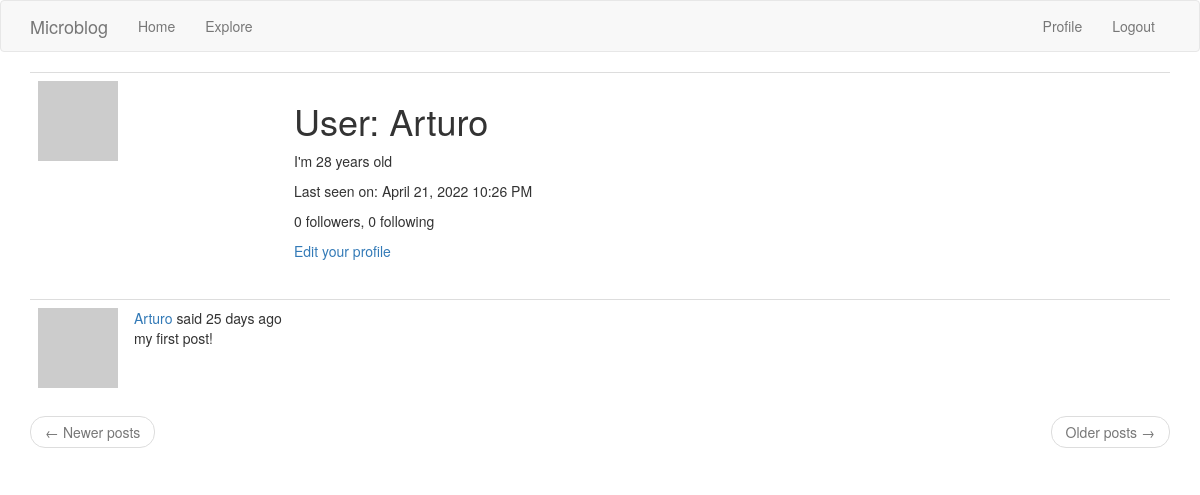
Before: /user/Arturo (signed in) with the older database file.
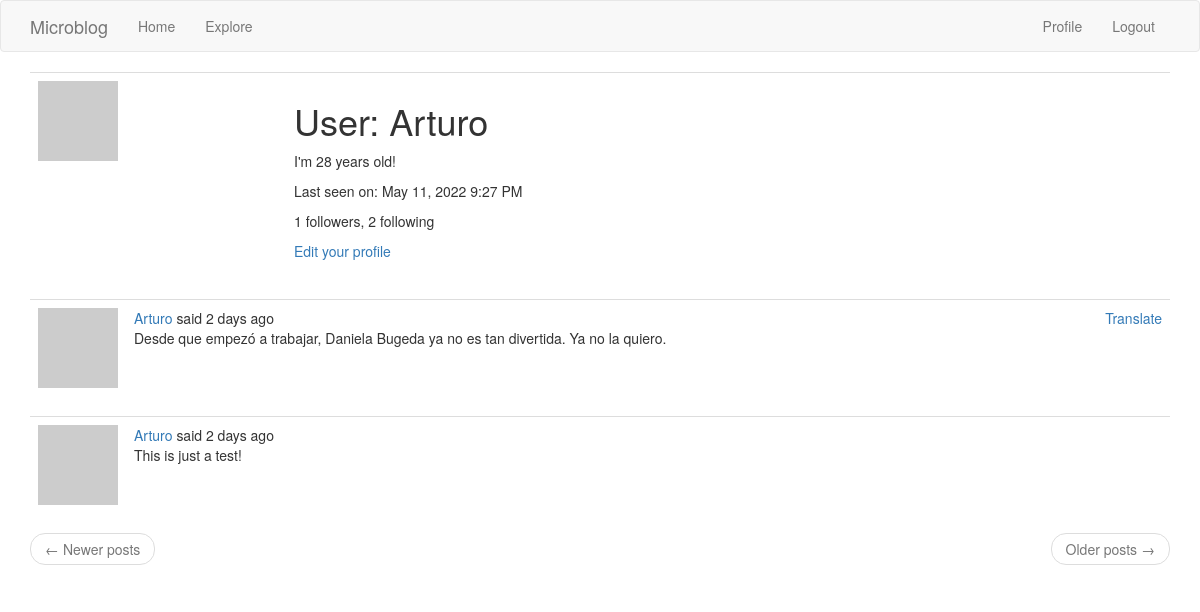
After: the same page with the newer database file.
### app/models.py (models this page shows, shortened)
class User(UserMixin, db.Model):
    id = db.Column(db.Integer, primary_key=True)
    username = db.Column(db.String(64), index=True, unique=True)
    email = db.Column(db.String(120), index=True, unique=True)
    password_hash = db.Column(db.String(128))
    posts = db.relationship('Post', backref='author', lazy='dynamic')
    about_me = db.Column(db.String(140))
    last_seen = db.Column(db.DateTime, default=datetime.utcnow)
    followed = db.relationship(
            'User', secondary=followers,
            primaryjoin=(followers.c.follower_id == id),
            secondaryjoin=(followers.c.followed_id == id),
            backref=db.backref('followers', lazy='dynamic'),
            lazy='dynamic'
            )
    def avatar(self, size):
        digest = md5(self.email.lower().encode('utf-8')).hexdigest()
        return f'https://www.gravatar.com/avatar/{digest}?d=identicon&s={size}'

class Post(db.Model):
    id = db.Column(db.Integer, primary_key=True)
    body = db.Column(db.String(140))
    timestamps = db.Column(db.DateTime, index=True, default=datetime.utcnow)
    language = db.Column(db.String(5))
    user_id = db.Column(db.Integer, db.ForeignKey('user.id'))

### app/routes.py (the view)
@app.route('/user/<username>')
@login_required
def user(username):
    user = User.query.filter_by(username=username).first_or_404()
    page = request.args.get('page', 1, type=int)
    posts = user.posts.order_by(Post.timestamps.desc()).paginate(
        page, app.config['POSTS_PER_PAGE'], False)
    next_url = url_for('user', username=user.username, page=posts.next_num) \
        if posts.has_next else None
    prev_url = url_for('user', username=user.username, page=posts.prev_num) \
        if posts.has_prev else None
    form = EmptyForm()
    return render_template('user.html', user=user, posts=posts.items,
                           next_url=next_url, prev_url=prev_url, form=form)

### app/models.py (called while the page is built)
@login.user_loader
def load_user(id):
    return User.query.get(int(id))

### app/routes.py (called while the page is built)
@app.before_request
def before_request():
    if current_user.is_authenticated:
        current_user.last_seen = datetime.utcnow()
        db.session.commit()
        g.locale = str(get_locale())

### app/templates/user.html (shortened to what this page needs)
{% extends "base.html" %}
{% block app_content %}
    <table class="table table-hover">
        <tr>
            <td width="256px"><img src="{{ user.avatar(256) }}"></td>
            <td>
                <h1>{{ _('User') }}: {{ user.username }}</h1>
                {% if user.about_me %}<p>{{ user.about_me }}</p>{% endif %}
                {% if user.last_seen %}
                <p>{{ _('Last seen on') }}: {{ moment(user.last_seen).format('LLL') }}</p>
                {% endif %}
                <p>{{ _('%(count)d followers', count=user.followers.count()) }}, {{ _('%(count)d following', count=user.followed.count()) }}</p>
                {% if user == current_user %}
                <p><a href="{{ url_for('edit_profile') }}">{{ _('Edit your profile') }}</a></p>
                {% endif %}
            </td>
        </tr>
    </table>
    {% for post in posts %}
        {% include '_post.html' %}
    {% endfor %}
    <nav aria-label="...">
        <ul class="pager">
            <li class="previous{% if not prev_url %} disabled{% endif %}">
                <a href="{{ prev_url or '#' }}">
                    <span aria-hidden="true">&larr;</span> {{ _('Newer posts') }}
                </a>
            </li>
            <li class="next{% if not next_url %} disabled{% endif %}">
                <a href="{{ next_url or '#' }}">
                    {{ _('Older posts') }} <span aria-hidden="true">&rarr;</span>
                </a>
            </li>
        </ul>
    </nav>
{% endblock %}

### app/templates/base.html (shortened to what this page needs)
{% extends 'bootstrap/base.html' %}
{% block navbar %}
    <nav class="navbar navbar-default">
        <div class="container">
            <div class="navbar-header">
                <a class="navbar-brand" href="{{ url_for('index') }}">Microblog</a>
            </div>
            <div class="collapse navbar-collapse" id="bs-example-navbar-collapse-1">
                <ul class="nav navbar-nav">
                    <li><a href="{{ url_for('index') }}">{{ _('Home') }}</a></li>
                    <li><a href="{{ url_for('explore') }}">{{ _('Explore') }}</a></li>
                </ul>
                <ul class="nav navbar-nav navbar-right">
                    {% if current_user.is_anonymous %}
                    <li><a href="{{ url_for('login') }}">{{ _('Login') }}</a></li>
                    {% else %}
                    <li><a href="{{ url_for('user', username=current_user.username) }}">{{ _('Profile') }}</a></li>
                    <li><a href="{{ url_for('logout') }}">{{ _('Logout') }}</a></li>
                    {% endif %}
                </ul>
            </div>
        </div>
    </nav>
{% endblock %}
{% block content %}
    <div class="container">
        {% block app_content %}{% endblock %}
    </div>
{% endblock %}

### app/templates/_post.html (shortened to what this page needs)
<table class="table table-hover">
  <tr>
    <td width="70px">
      <a href="{{ url_for('user', username=post.author.username) }}">
        <img src="{{ post.author.avatar(70) }}" />
      </a>
    </td>
    <td>
       {{ _('%(username)s said %(when)s', username=user_link,
      when=moment(post.timestamps).fromNow()) }}
      <br />
      <span id="post{{ post.id }}">{{ post.body }}</span>
      <br />
      <br />
    </td>
    <td class="text-right p-100">
      {% if post.language and post.language != g.locale %}
      <a
        href="javascript:translate('#post{{ post.id }}',
        '#translation{{ post.id }}',
        '{{ post.language }}',
        '{{ g.locale }}');">{{ _('Translate') }}</a
      >
      {% endif %}
    </td>
  </tr>
</table>

Changed rows visible on the page:
removed Post: body "my first post!"
changed User "Arturo": about_me "I'm 28 years old" → "I'm 28 years old!"; last_seen "April 21, 2022 10:26 PM" → "May 11, 2022 9:27 PM"
added Post: body "Desde que empezó a trabajar, Daniela Bugeda ya no es tan divertida. Ya no la quiero."
added Post: body "This is just a test!"
Other visible differences:
text no longer shown: "0 followers 0 following"
text now shown: "1 followers 2 following"
